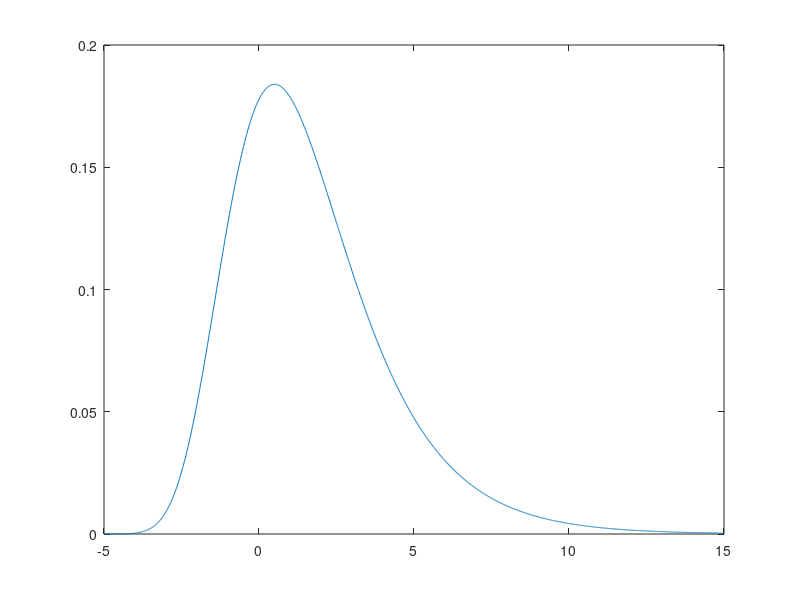

The MATLAB source for this figure:
% Data from http://www.uschess.org/archive/ratings/ratedist.php
DATA = [2800 1
    2700 13
    2600 66
    2500 87
    2400 133
    2300 231
    2200 691
    2100 783
    2000 1516
    1900 1907
    1800 2682
    1700 3026
    1600 3437
    1500 3582
    1400 3386
    1300 3139
    1200 3153
    1100 2973
    1000 3021 
    900 3338
    800 3520
    700 3829
    600 3946
    500 3783
    400 3544
    300 3142
    200 2547
    100 3979];

plot(DATA(:,1),DATA(:,2))


%% Gumbel Plotting
gumbel_pdf = @(x,mu,beta) 1/beta.*exp(-((x-mu)./beta + exp(-(x-mu)./beta)));
mu = 0.5;
beta = 2.0;
points = -5:0.01:15;
plot(points,gumbel_pdf(points,mu,beta));
%%
min_elo = 100;
max_elo = 3000;

ea = @(diff) (1./(1 + 10.^(diff./400)));

ea_static = ea(-100);

total_prob = 0;
for i = 5:9
total_prob = nchoosek(i,5)*ea_static^(5)*(1-ea_static)^(i-5) + total_prob;
end

